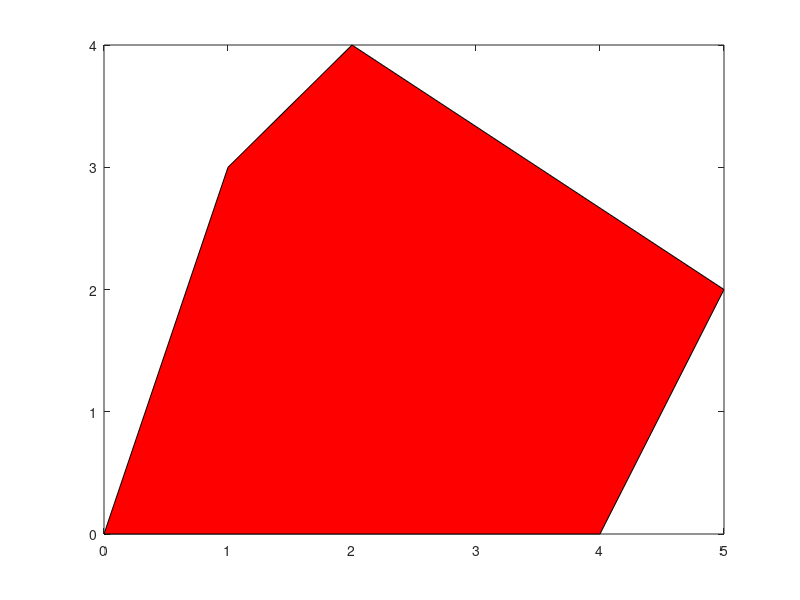

Recreate this plot in MATLAB.
%=============================================================================
% Copyright (c) 2016-present Allan CORNET (Nelson)
%=============================================================================
% This file is part of Nelson.
%=============================================================================
% LICENCE_BLOCK_BEGIN
% SPDX-License-Identifier: LGPL-3.0-or-later
% LICENCE_BLOCK_END
%=============================================================================
% <--ADV-CLI MODE-->
%=============================================================================
f = figure();
x = [0 4 5 2 1];
y = [0 0 2 4 3];
fill(x, y, 'r')
%=============================================================================
